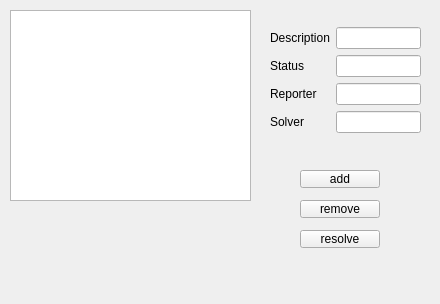
<?xml version="1.0" encoding="UTF-8"?>
<ui version="4.0">
 <class>GUI</class>
 <widget class="QWidget" name="GUI">
  <property name="enabled">
   <bool>true</bool>
  </property>
  <property name="geometry">
   <rect>
    <x>0</x>
    <y>0</y>
    <width>440</width>
    <height>304</height>
   </rect>
  </property>
  <property name="windowTitle">
   <string>Form</string>
  </property>
  <widget class="QListWidget" name="listWidget">
   <property name="geometry">
    <rect>
     <x>10</x>
     <y>10</y>
     <width>241</width>
     <height>191</height>
    </rect>
   </property>
  </widget>
  <widget class="QPushButton" name="add_issue_pushButton">
   <property name="geometry">
    <rect>
     <x>300</x>
     <y>170</y>
     <width>80</width>
     <height>18</height>
    </rect>
   </property>
   <property name="text">
    <string>add</string>
   </property>
  </widget>
  <widget class="QPushButton" name="remove_pushButton">
   <property name="geometry">
    <rect>
     <x>300</x>
     <y>200</y>
     <width>80</width>
     <height>18</height>
    </rect>
   </property>
   <property name="text">
    <string>remove</string>
   </property>
  </widget>
  <widget class="QPushButton" name="resolve_pushButton">
   <property name="enabled">
    <bool>true</bool>
   </property>
   <property name="geometry">
    <rect>
     <x>300</x>
     <y>230</y>
     <width>80</width>
     <height>18</height>
    </rect>
   </property>
   <property name="text">
    <string>resolve</string>
   </property>
  </widget>
  <widget class="QWidget" name="">
   <property name="geometry">
    <rect>
     <x>270</x>
     <y>10</y>
     <width>151</width>
     <height>141</height>
    </rect>
   </property>
   <layout class="QGridLayout" name="gridLayout_3">
    <item row="0" column="0">
     <layout class="QGridLayout" name="gridLayout_2">
      <item row="0" column="0">
       <widget class="QLabel" name="label">
        <property name="text">
         <string>Description</string>
        </property>
       </widget>
      </item>
      <item row="1" column="0">
       <widget class="QLabel" name="label_2">
        <property name="text">
         <string>Status</string>
        </property>
       </widget>
      </item>
      <item row="2" column="0">
       <widget class="QLabel" name="label_3">
        <property name="text">
         <string>Reporter</string>
        </property>
       </widget>
      </item>
      <item row="3" column="0">
       <widget class="QLabel" name="label_4">
        <property name="text">
         <string>Solver</string>
        </property>
       </widget>
      </item>
     </layout>
    </item>
    <item row="0" column="1">
     <layout class="QGridLayout" name="gridLayout">
      <item row="0" column="0">
       <widget class="QLineEdit" name="description_lineEdit"/>
      </item>
      <item row="3" column="0">
       <widget class="QLineEdit" name="solver_lineEdit"/>
      </item>
      <item row="1" column="0">
       <widget class="QLineEdit" name="status_lineEdit"/>
      </item>
      <item row="2" column="0">
       <widget class="QLineEdit" name="reporter_lineEdit"/>
      </item>
     </layout>
    </item>
   </layout>
  </widget>
 </widget>
 <resources/>
 <connections/>
</ui>
